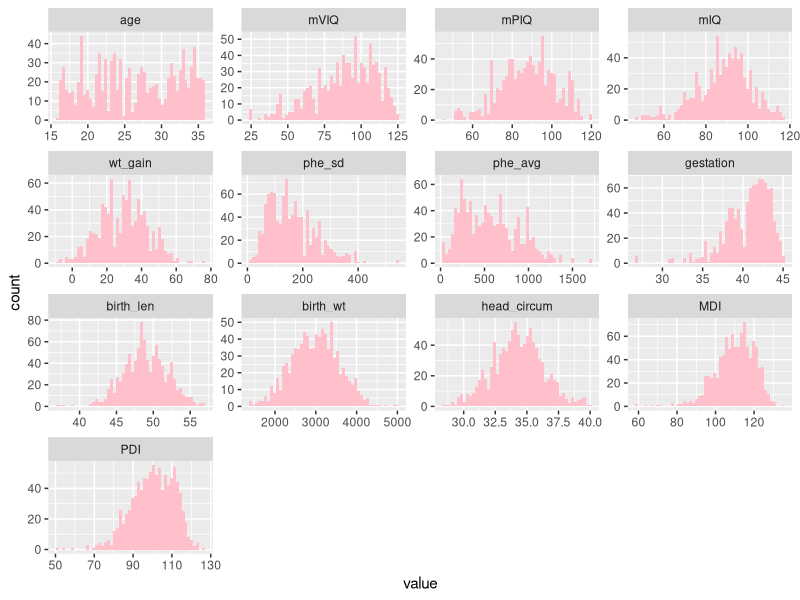
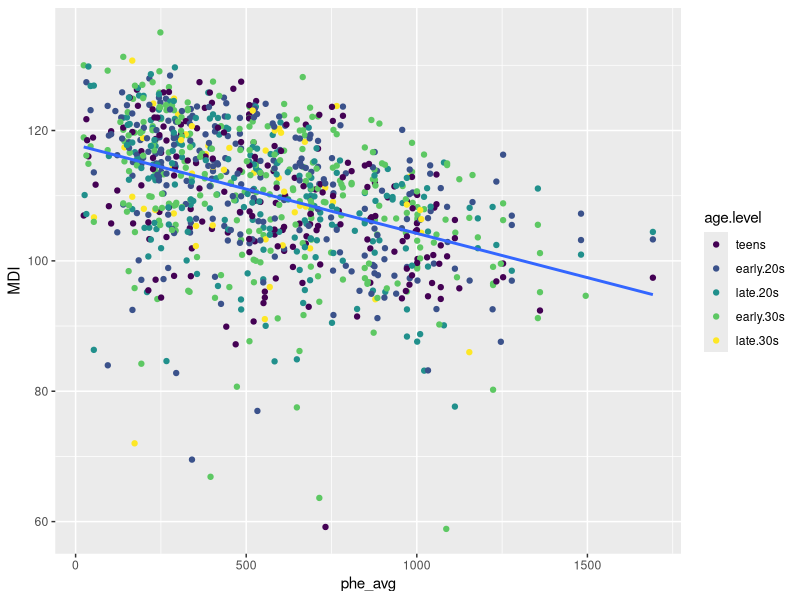
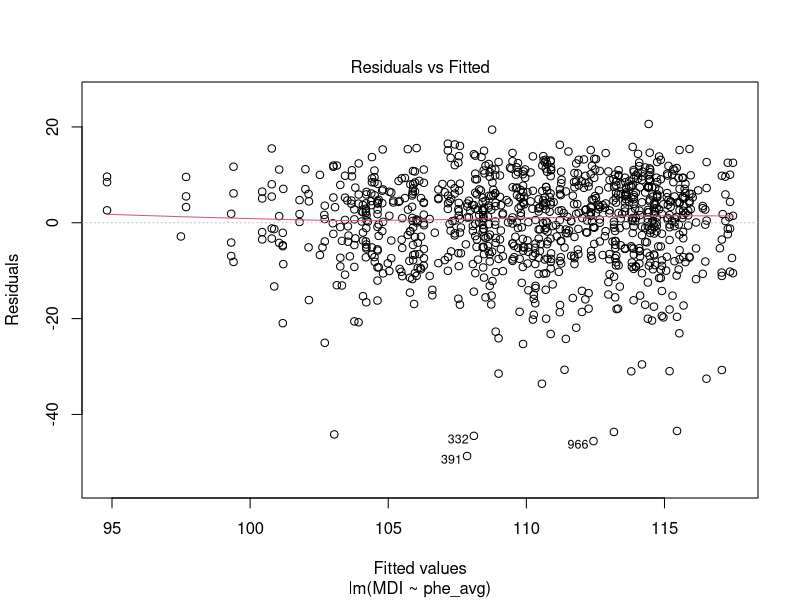
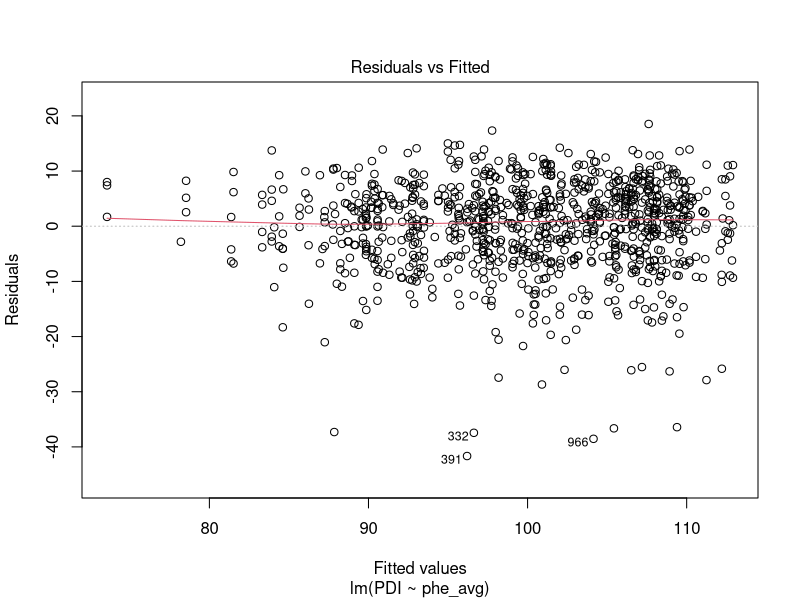
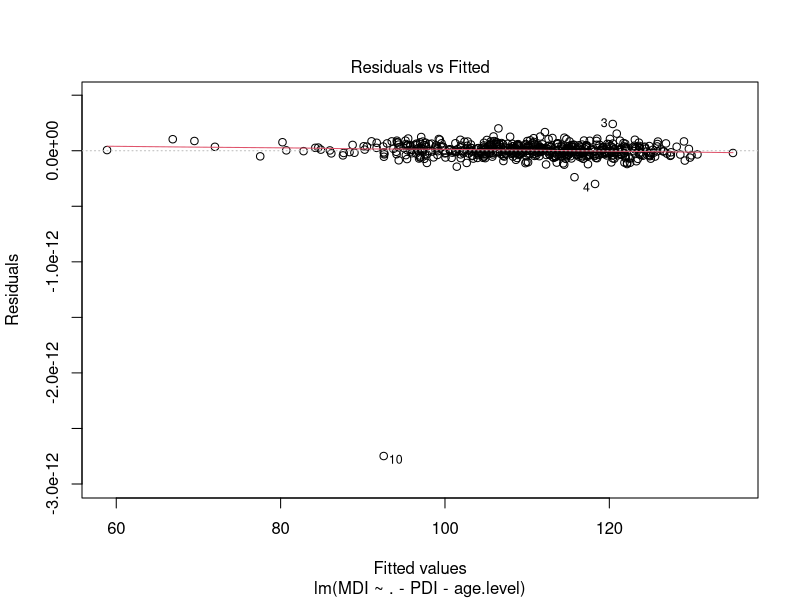
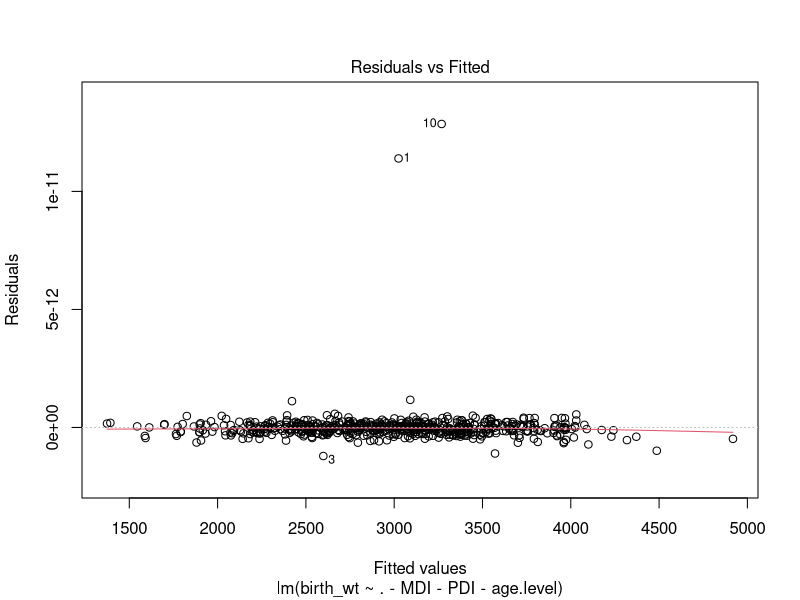
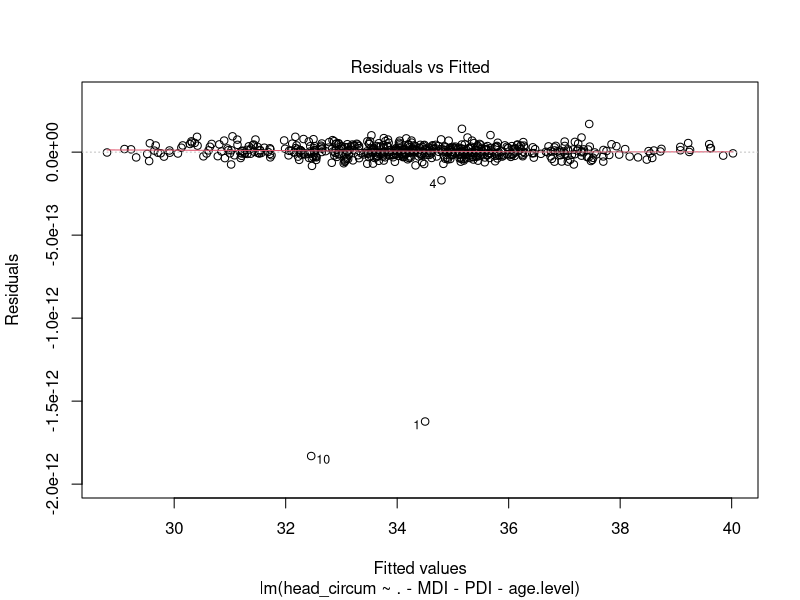

Reproduce these figures in R, in order.
## ---- chunk 1
knitr::opts_chunk$set(echo = TRUE)
## ---- chunk 2
library(dplyr)
library(reshape2)
library(ggplot2)
## ---- chunk 3
generateData = function(N=412){
  #Random generated variables: 
  age = sample(c(runif(412,16,36)),N,replace = T) 
  mVIQ = sample(c(abs(105-rweibull(376,2, 45))+22, rep(NA,(412-376))),N,replace = T)
  mPIQ = sample(c(rnorm(378, 88.5,14.4), rep(NA,(412-378))),N,replace = T)
  mIQ = sample(c((mVIQ+mPIQ)/2), N,replace = T)
  gestation = sample(c(45-rweibull(412,1.6,5)),N,replace = T)
  phe_sd = sample(c(rweibull(408,2,188),rep(NA,(412-408))),N, replace = T)
  phe_avg = sample(c(rweibull(412,1.8,610)),N,replace = T)
  # *Missing values are generated as NA proportionally to the real data.  
  
  # Formulated variables based on related variables:
  wt_gain= sample(c(rnorm(366,25.0,14.1),rep(NA,(412-366))),N,replace = T)+0.1*gestation
  birth_len = sample(c(rnorm(406,45.0,3.1),rep(NA,(412-406))),N,replace = T)+0.1*gestation
  head_circum = sample(c(rnorm(403,32.8,2.0),rep(NA,(412-403))),N, replace = T)+0.1*gestation-0.001*phe_avg-2  
  birth_wt = 38*gestation+7*head_circum+41*wt_gain
  MDI = 1.5*head_circum+3*gestation-0.012*phe_avg-56.5
  PDI = 1.5*head_circum+2.5*gestation-0.022*phe_avg-40.5
  
  # Compose into data frame:
  result = data.frame(age, mVIQ, mPIQ, mIQ, wt_gain, phe_sd,
                      phe_avg, gestation, birth_len, birth_wt,
                      head_circum, MDI, PDI)
  return(result)
}
## ---- chunk 4
data = generateData(1000)
summary(data)
## ---- chunk 5
b = melt(data)
ggplot(b,aes(x = value)) + 
  facet_wrap(~variable,scales = "free")+
  geom_histogram(fill="pink",bins = 50)
cor(na.omit(data))
data = mutate(data, age.level=factor(ifelse(data$age<20, "teens", ifelse(data$age<25,"early.20s",ifelse(data$age<30,"late.20s",ifelse(data$age<35,"early.30s","late.30s")))),levels = c("teens", "early.20s","late.20s", "early.30s", "late.30s"), ordered = T
)) 
ggplot(data=data, aes(x=phe_avg, y = MDI))+geom_point(aes(color = age.level))+
  geom_smooth(data=data, aes(x=phe_avg,y=MDI),method = "lm", se = F)
## ---- chunk 6
lm1 = lm(MDI ~ phe_avg, data =data)
summary(lm1)
plot(lm1,1)  
## ---- chunk 7
lm2 = lm(PDI ~ phe_avg, data =data)
summary(lm2)
plot(lm2,1)
## ---- chunk 8
full1 = lm(MDI ~ . -PDI-age.level , data =data)
summary(full1)
plot(full1,1)
## ---- chunk 9
bwt_all = lm(birth_wt ~ . -MDI -PDI -age.level, data = data)
summary(bwt_all)
plot(bwt_all,1)
## ---- chunk 10
hcir_all = lm(head_circum ~ . -MDI -PDI -age.level, data = data)
summary(hcir_all)
plot(hcir_all,1)
